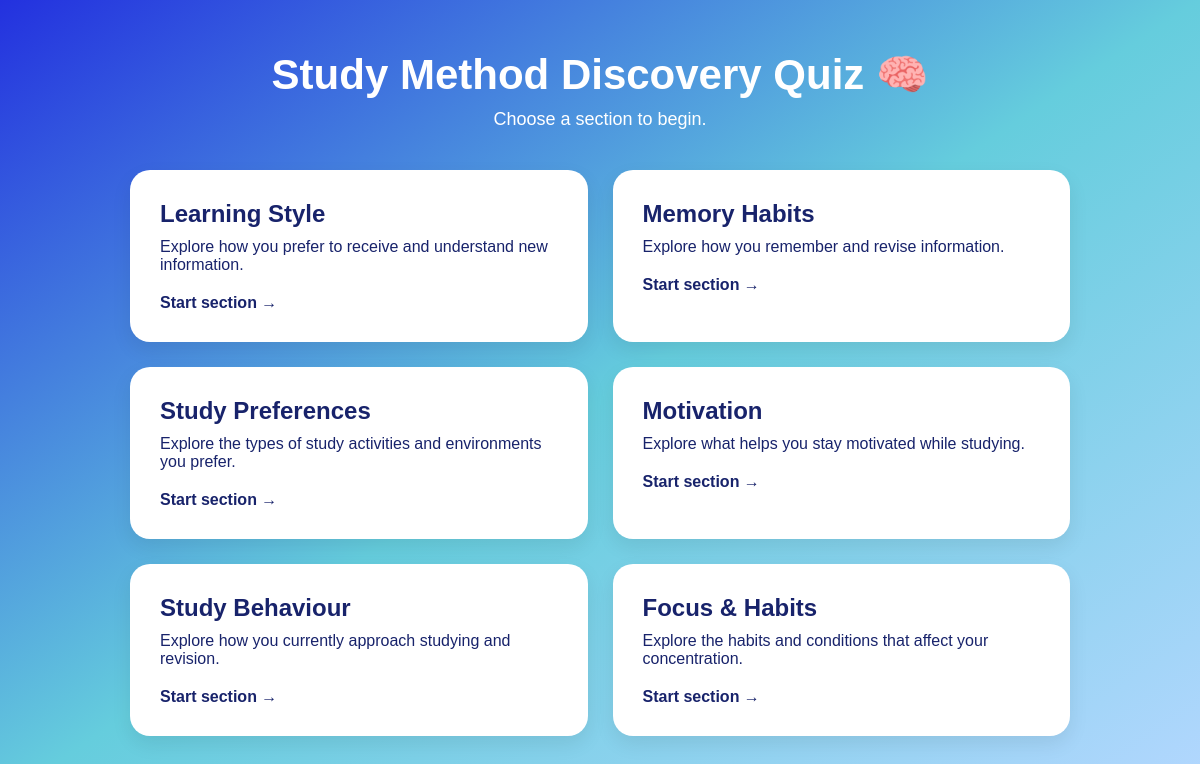
The page /quiz on the database its author committed.
### tables this page shows
CREATE TABLE sections (
        id INTEGER PRIMARY KEY AUTOINCREMENT,
        name TEXT NOT NULL,
        description TEXT
    );

### app.py (the view)
@app.route("/quiz")
def quiz():
    session.pop("quiz_answers", None)
    sections = get_sections()
    return render_template(
        "quiz.html",
        sections=sections
    )

### database.py (called while the page is built)
def get_connection():
    conn = sqlite3.connect(DATABASE)
    conn.row_factory = sqlite3.Row
    conn.execute("PRAGMA foreign_keys = ON")
    return conn

def get_sections():
    conn = get_connection()
    sections = conn.execute("""
        SELECT id, name, description
        FROM sections
        ORDER BY id
    """).fetchall()
    conn.close()
    return sections

### templates/quiz.html (shortened to what this page needs)
<!DOCTYPE html>
<html>
<head>
    <link
        rel="stylesheet"
        href="/static/css/style.css"
    >
</head>
<body>
    <div class="quiz-page">
        <h1>Study Method Discovery Quiz 🧠</h1>
        <p class="quiz-intro">
            Choose a section to begin.
        </p>
        <div class="section-grid">
            {% for section in sections %}
                <a
                    href="{{ url_for('quiz_section', section_id=section['id']) }}"
                    class="section-card"
                >
                    <h2>{{ section["name"] }}</h2>
                    <p>{{ section["description"] }}</p>
                    <span>Start section →</span>
                </a>
            {% endfor %}
        </div>
    </div>
</body>
</html>

### static/css/style.css (style rules this page uses)
:root { --primary-blue:#2946D7; --secondary-blue:#5AB8E8; --dark-blue:#1F2D6B; --light-blue:#EEF6FF; --white:#FFFFFF; --text:#263238; --grey:#6C757D; --shadow: 0px 10px 30px rgba(0,0,0,.12); --radius:20px; }
* { margin:0; padding:0; box-sizing:border-box; }
body { font-family: "Poppins", sans-serif; background: linear-gradient(to bottom right, #2331df, #65cddd, #b4d7ff); min-height:100vh; color:white; }
.quiz-page { max-width: 1000px; margin: 0 auto; padding: 50px 30px; }
.quiz-page h1 { text-align: center; font-size: 42px; margin-bottom: 10px; }
.quiz-intro { text-align: center; font-size: 18px; margin-bottom: 40px; }
.section-grid { display: grid; grid-template-columns: repeat(2, 1fr); gap: 25px; }
.section-card { background: white; border-radius: 20px; padding: 30px; text-decoration: none; color: #18236b; transition: 0.2s; box-shadow: 0 8px 20px rgba(0, 0, 0, 0.08); }
.section-card h2 { margin-bottom: 10px; }
.section-card p { margin-bottom: 20px; }
.section-card span { font-weight: bold; }

### rows shown on the page
sections: name "Learning Style", description "Explore how you prefer to receive and understand new information."
sections: name "Memory Habits", description "Explore how you remember and revise information."
sections: name "Study Preferences", description "Explore the types of study activities and environments you prefer."
sections: name "Motivation", description "Explore what helps you stay motivated while studying."
sections: name "Study Behaviour", description "Explore how you currently approach studying and revision."
sections: name "Focus & Habits", description "Explore the habits and conditions that affect your concentration."
